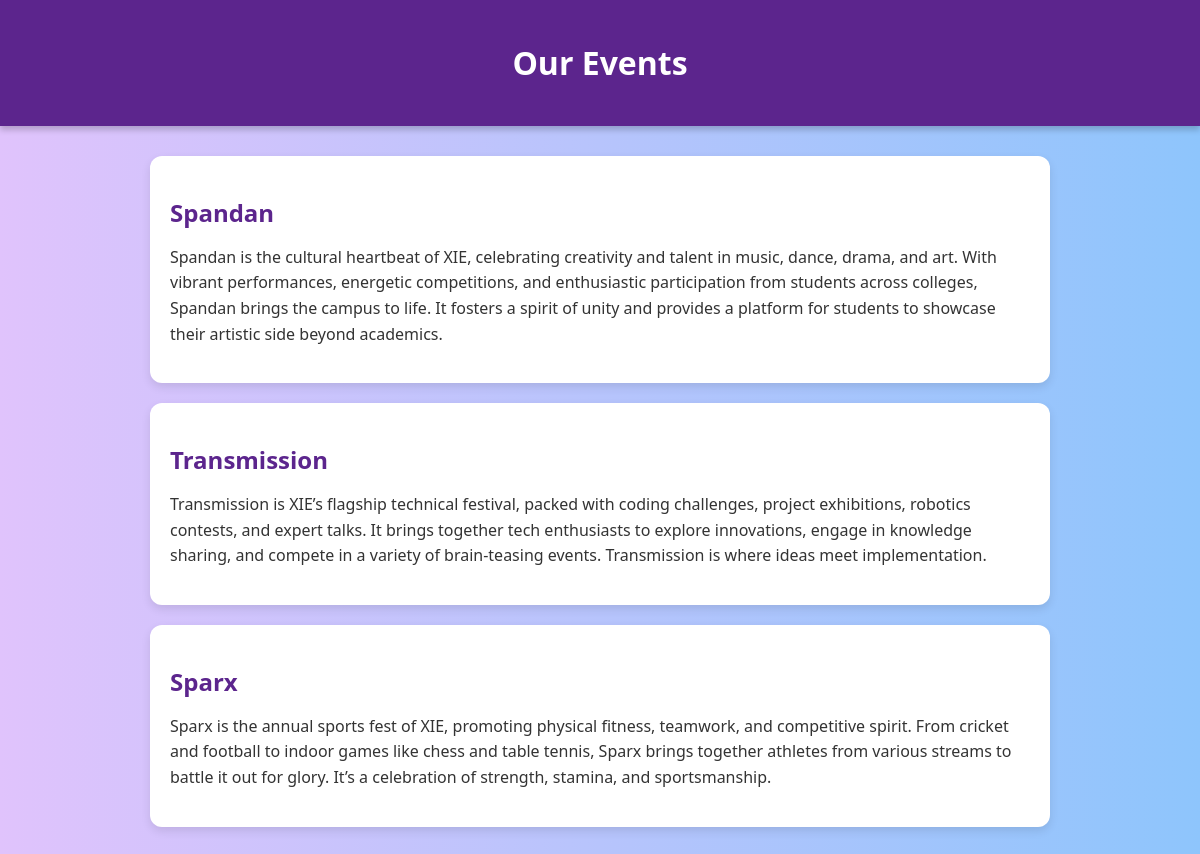
Screenshot of /events.php with the database file from the repository.
### tables this page shows
CREATE TABLE `events` (
  `id` int(11) NOT NULL,
  `name` varchar(255) NOT NULL,
  `description` text NOT NULL,
  `event_date` date DEFAULT NULL
);

### events.php (the view, shortened to what this page needs)
<?php
$servername = "localhost";
$username = "root";
$password = "";
$dbname = "event_management";
$conn = new mysqli($servername, $username, $password, $dbname);
$sql = "SELECT name, description FROM events";
$result = $conn->query($sql);
?>
<!DOCTYPE html>
<html lang="en">
<head>
</head>
<body>
    <header>
        <h1>Our Events</h1>
    </header>
    <main>
        <?php
        if ($result->num_rows > 0) {
            while ($row = $result->fetch_assoc()) {
                echo '<div class="event">';
                echo '<h2>' . htmlspecialchars($row['name']) . '</h2>';
                echo '<p>' . htmlspecialchars($row['description']) . '</p>';
                echo '</div>';
            }
        } else {
            echo '<p>No events found.</p>';
        }
        ?>
    </main>
</body>
</html>

### events.php (style rules this page uses)
body { font-family: 'Segoe UI', Tahoma, Geneva, Verdana, sans-serif; background: linear-gradient(to right, #e0c3fc, #8ec5fc); margin: 0; padding: 0; }
header { background-color: #5c258d; color: white; padding: 20px 0; text-align: center; box-shadow: 0 4px 6px rgba(0,0,0,0.2); }
main { padding: 30px; max-width: 900px; margin: auto; }
.event { background-color: white; padding: 20px; margin-bottom: 20px; border-radius: 12px; box-shadow: 0 4px 10px rgba(0,0,0,0.1); transition: transform 0.2s ease; }
.event h2 { color: #5c258d; margin-bottom: 10px; }
.event p { color: #333; line-height: 1.6; }

### rows the page displays
events: name "Spandan", description "Spandan is the cultural heartbeat of XIE, celebrating creativity and talent in music, dance, drama, and art. With vibrant performances, energetic competitions, and enthusiastic participation from students across colleges, Spandan brings the campus to life. It fosters a spirit of unity and provides a platform for students to showcase their artistic side beyond academics."
events: name "Transmission", description "Transmission is XIE’s flagship technical festival, packed with coding challenges, project exhibitions, robotics contests, and expert talks. It brings together tech enthusiasts to explore innovations, engage in knowledge sharing, and compete in a variety of brain-teasing events. Transmission is where ideas meet implementation."
events: name "Sparx", description "Sparx is the annual sports fest of XIE, promoting physical fitness, teamwork, and competitive spirit. From cricket and football to indoor games like chess and table tennis, Sparx brings together athletes from various streams to battle it out for glory. It’s a celebration of strength, stamina, and sportsmanship."
